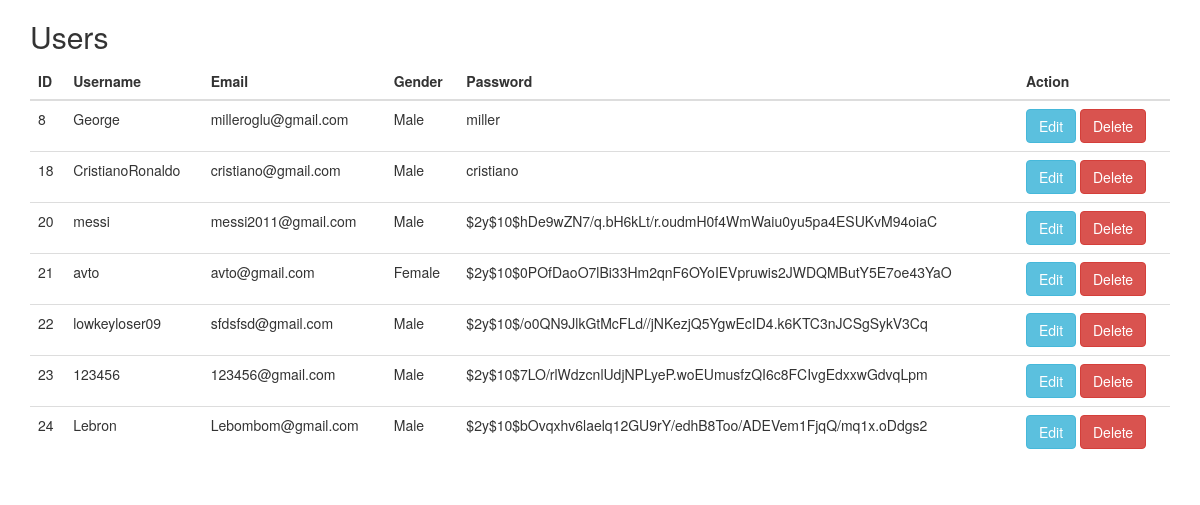
The app's page /read.php with its own data.
### tables this page shows
CREATE TABLE `users` (
  `id` int(11) NOT NULL,
  `username` varchar(255) NOT NULL,
  `email` varchar(255) NOT NULL,
  `password_` varchar(255) NOT NULL,
  `gender` varchar(10) DEFAULT NULL
);

### read.php (the view, shortened to what this page needs)
<?php
    include "connection.php";
    $sql = "SELECT * FROM users";
    $result = $conn->query($sql);
?>
<!DOCTYPE html>
<html lang="en">
<head>
    <link rel="stylesheet" href="https://maxcdn.bootstrapcdn.com/bootstrap/3.4.1/css/bootstrap.min.css">
</head>
<body>
    <div class ="container">
        <h2>Users</h2>
        <table class ="table">
            <thead>
                <tr>
                    <th>ID</th>
                    <th>Username</th>
                    <th>Email</th>
                    <th>Gender</th>
                    <th>Password</th>
                    <th>Action</th>
                </tr>
            </thead>
            <tbody>
                <?php
                    if($result->num_rows>0) {
                        while($rows = $result->fetch_assoc()) { ?>
                        <tr>
                            <td>
                                <?php echo $rows["id"];?>
                            </td>
                            <td>
                                <?php echo $rows["username"];?>
                            </td>
                            <td>
                                <?php echo $rows["email"];?>
                            </td>
                            <td>
                                <?php echo $rows["gender"];?>
                            </td>
                            <td>
                                <?php echo $rows["password_"]; ?>
                            </td>
                            <td>
                                <a class ="btn btn-info" href ="update.php?id=<?php echo $rows["id"];?>">Edit</a>
                                <a class ="btn btn-danger" href ="delete.php?id=<?php echo $rows["id"];?>">Delete</a>
                            </td>
                        </tr>
                        <?php }
                    }
                ?>
            </tbody>
        </table>
    </div>
</body>
</html>

### records on screen
users: id "8", username "George", email "milleroglu@gmail.com", gender "Male", password_ "miller"
users: id "18", username "CristianoRonaldo", email "cristiano@gmail.com", gender "Male", password_ "cristiano"
users: id "20", username "messi", email "messi2011@gmail.com", gender "Male", password_ "$2y$10$hDe9wZN7/q.bH6kLt/r.oudmH0f4WmWaiu0yu5pa4ESUKvM94oiaC"
users: id "21", username "avto", email "avto@gmail.com", gender "Female", password_ "$2y$10$0POfDaoO7lBi33Hm2qnF6OYoIEVpruwis2JWDQMButY5E7oe43YaO"
users: id "22", username "lowkeyloser09", email "sfdsfsd@gmail.com", gender "Male", password_ "$2y$10$/o0QN9JlkGtMcFLd//jNKezjQ5YgwEcID4.k6KTC3nJCSgSykV3Cq"
users: id "23", username "123456", email "123456@gmail.com", gender "Male", password_ "$2y$10$7LO/rlWdzcnlUdjNPLyeP.woEUmusfzQI6c8FCIvgEdxxwGdvqLpm"
users: id "24", username "Lebron", email "Lebombom@gmail.com", gender "Male", password_ "$2y$10$bOvqxhv6laelq12GU9rY/edhB8Too/ADEVem1FjqQ/mq1x.oDdgs2"
